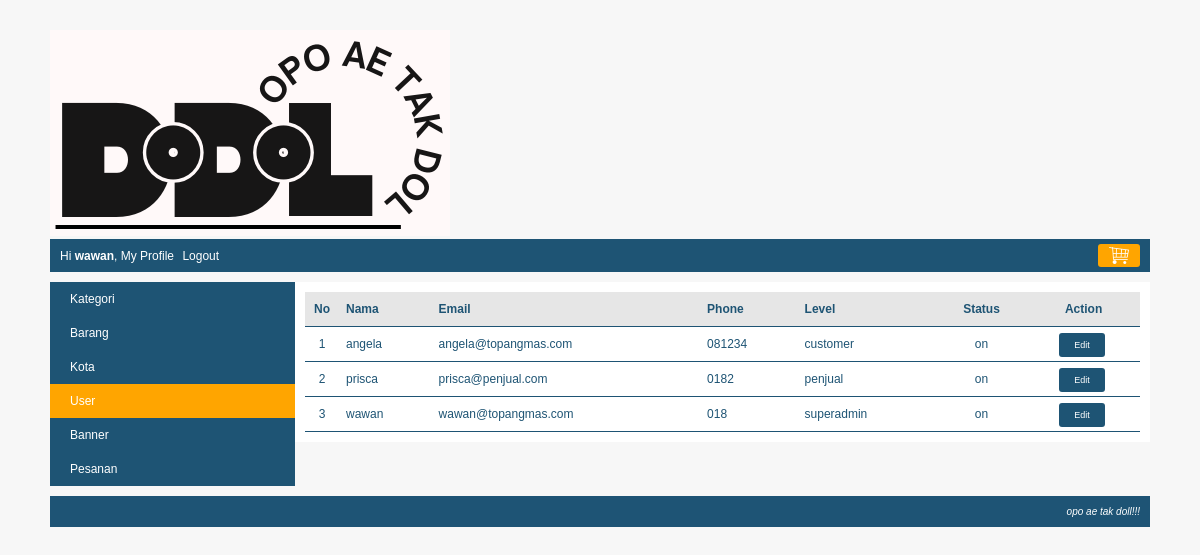
The app's page /index.php?page=my_profile&module=user&action=list (signed in) with its own data.
### tables this page shows
CREATE TABLE `user` (
  `user_id` int(10) NOT NULL,
  `level` varchar(30) NOT NULL,
  `nama` varchar(150) NOT NULL,
  `email` varchar(160) NOT NULL,
  `alamat` varchar(400) NOT NULL,
  `phone` varchar(15) NOT NULL,
  `password` varchar(300) NOT NULL,
  `status` enum('on','off') NOT NULL
);

### module/user/list.php (the view)
<?php
    $no=1;
    $queryAdmin = mysqli_query($koneksi, "SELECT * FROM user ORDER BY nama ASC");
    if(mysqli_num_rows($queryAdmin) == 0)
    {
        echo "<h3>Saat ini belum ada data user yang dimasukan</h3>";
    }
    else
    {
        echo "<table class='table-list'>";
            echo "<tr class='baris-title'>
                    <th class='kolom-nomor'>No</th>
                    <th class='kiri'>Nama</th>
                    <th class='kiri'>Email</th>
                    <th class='kiri'>Phone</th>
                    <th class='kiri'>Level</th>
                    <th class='tengah'>Status</th>
                    <th class='tengah'h>Action</th>
                 </tr>";
            while($rowUser=mysqli_fetch_array($queryAdmin))
            {
                echo "<tr>
                        <td class='kolom-nomor'>$no</td>
                        <td>$rowUser[nama]</td>
                        <td>$rowUser[email]</td>
                        <td>$rowUser[phone]</td>
                        <td>$rowUser[level]</td>
                        <td class='tengah'>$rowUser[status]</td>
                        <td class='tengah'><a class='tombol-action' href='".BASE_URL."index.php?page=my_profile&module=user&action=form&user_id=$rowUser[user_id]"."'>Edit</a></td>
                     </tr>";
                $no++;
            }
        echo "</table>";
    }
?>

### css/style.css (style rules this page uses)
body { font-family: arial; font-size: 12px; color: #1e5474; background: #f7f7f7; margin: 0px; }
.table-list { width: 100%; border-collapse: collapse; }
.table-list tr { border-bottom: 1px solid #1e5474; }
.table-list tr.baris-title { background: #e6e6e6; }
.table-list tr th, .table-list tr td { padding: 10px 7px; }
.kolom-nomor { width: 20px; text-align: center; }
.tengah { text-align: center; }
.kiri { text-align: left; }
.tombol-action { background: #1e5474; color: white; padding: 7px 15px; border-radius: 3px; cursor: pointer; text-decoration: none; margin-right: 3px; font-size: 9px; }

### records on screen
user: nama "angela", email "angela@topangmas.com", phone "081234", level "customer", status "on"
user: nama "prisca", email "prisca@penjual.com", phone "0182", level "penjual", status "on"
user: nama "wawan", email "wawan@topangmas.com", phone "018", level "superadmin", status "on"

### other values on screen
$nama "wawan"
